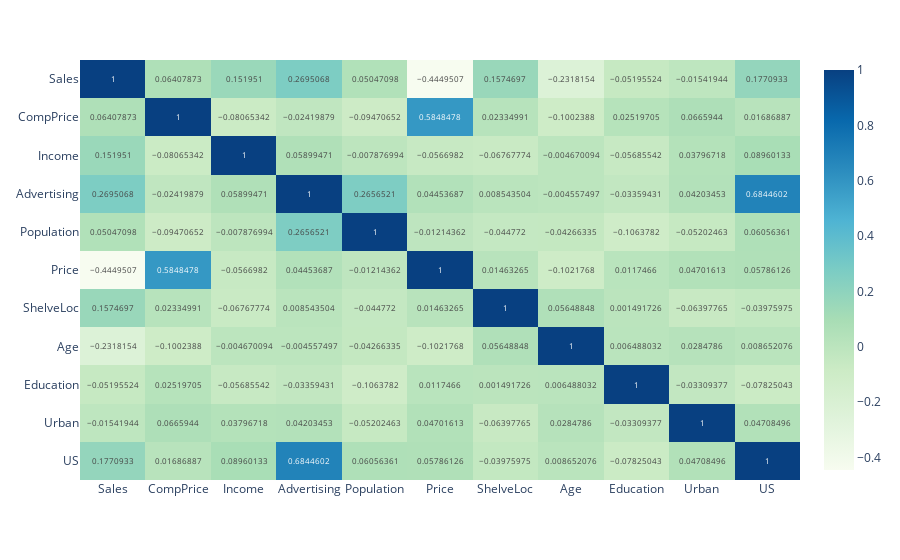

Notebook code cell kept with this figure:
### Code cell
heat = py.imshow(df.corr(), text_auto=True, aspect="auto", color_continuous_scale='gnbu')
heat.show()

### Figure 1 — Plotly figure (JSON) as saved in the notebook; plotly's stock layout.template omitted (floating-point values rounded to 4 significant figures)
{"data": [{"coloraxis": "coloraxis", "hovertemplate": "x: %{x}<br>y: %{y}<br>color: %{z}<extra></extra>", "name": "0", "texttemplate": "%{z}", "type": "heatmap", "x": ["Sales", "CompPrice", "Income", "Advertising", "Population", "Price", "ShelveLoc", "Age", "Education", "Urban", "US"], "xaxis": "x", "y": ["Sales", "CompPrice", "Income", "Advertising", "Population", "Price", "ShelveLoc", "Age", "Education", "Urban", "US"], "yaxis": "y", "z": [[1, 0.06408, 0.152, 0.2695, 0.05047, -0.445, 0.1575, -0.2318, -0.05196, -0.01542, 0.1771], [0.06408, 1, -0.08065, -0.0242, -0.09471, 0.5848, 0.02335, -0.1002, 0.0252, 0.06659, 0.01687], [0.152, -0.08065, 1, 0.05899, -0.007877, -0.0567, -0.06768, -0.00467, -0.05686, 0.03797, 0.0896], [0.2695, -0.0242, 0.05899, 1, 0.2657, 0.04454, 0.008544, -0.004557, -0.03359, 0.04203, 0.6845], [0.05047, -0.09471, -0.007877, 0.2657, 1, -0.01214, -0.04477, -0.04266, -0.1064, -0.05202, 0.06056], [-0.445, 0.5848, -0.0567, 0.04454, -0.01214, 1, 0.01463, -0.1022, 0.01175, 0.04702, 0.05786], [0.1575, 0.02335, -0.06768, 0.008544, -0.04477, 0.01463, 1, 0.05649, 0.001492, -0.06398, -0.03976], [-0.2318, -0.1002, -0.00467, -0.004557, -0.04266, -0.1022, 0.05649, 1, 0.006488, 0.02848, 0.008652], [-0.05196, 0.0252, -0.05686, -0.03359, -0.1064, 0.01175, 0.001492, 0.006488, 1, -0.03309, -0.07825], [-0.01542, 0.06659, 0.03797, 0.04203, -0.05202, 0.04702, -0.06398, 0.02848, -0.03309, 1, 0.04708], [0.1771, 0.01687, 0.0896, 0.6845, 0.06056, 0.05786, -0.03976, 0.008652, -0.07825, 0.04708, 1]]}], "layout": {"coloraxis": {"colorscale": [[0, "rgb(247,252,240)"], [0.125, "rgb(224,243,219)"], [0.25, "rgb(204,235,197)"], [0.375, "rgb(168,221,181)"], [0.5, "rgb(123,204,196)"], [0.625, "rgb(78,179,211)"], [0.75, "rgb(43,140,190)"], [0.875, "rgb(8,104,172)"], [1, "rgb(8,64,129)"]]}, "margin": {"t": 60}, "xaxis": {"anchor": "y", "domain": [0, 1]}, "yaxis": {"anchor": "x", "autorange": "reversed", "domain": [0, 1]}}}
